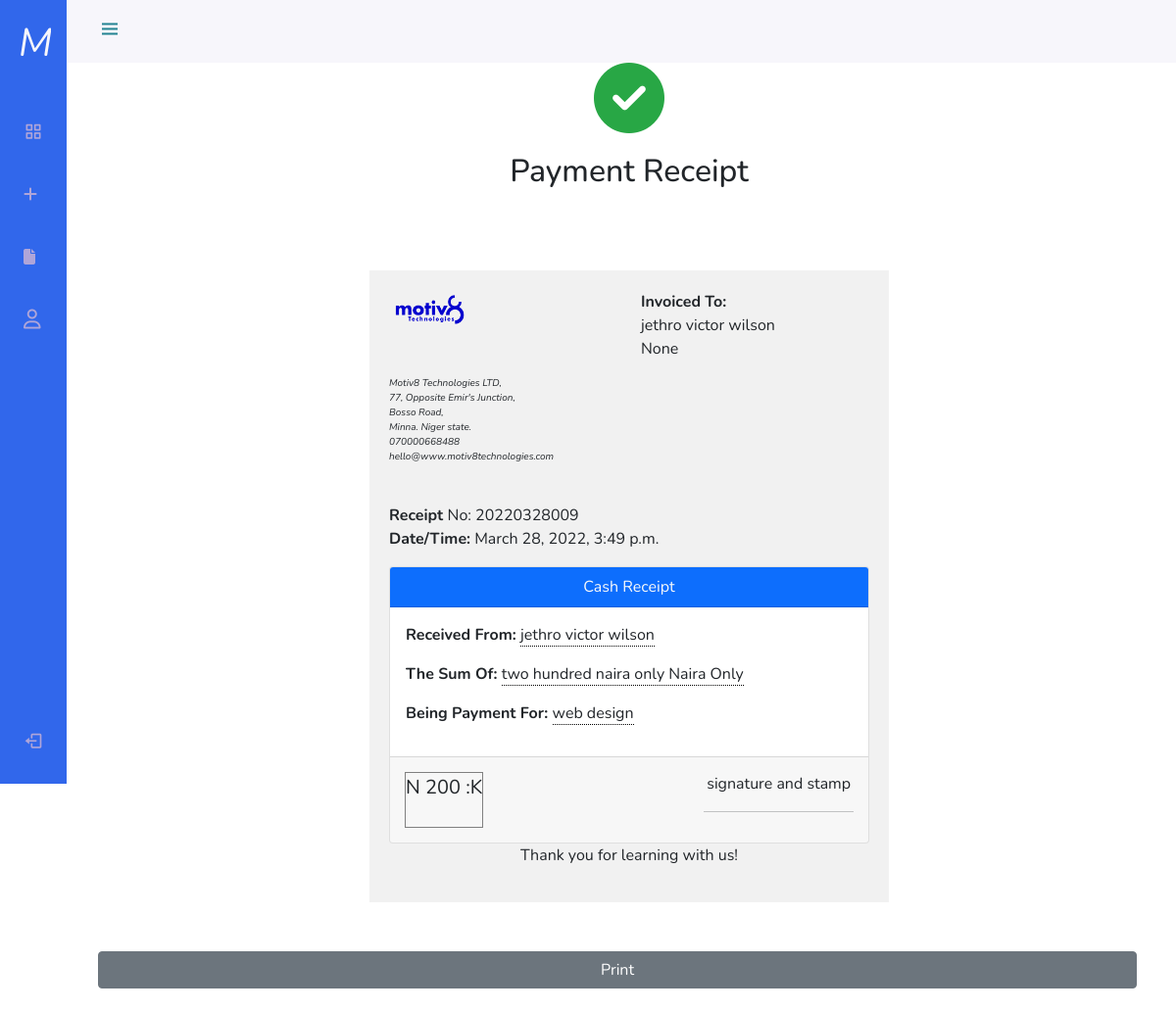
Screenshot of /receipt/receipt/9/20220328009/ with the database file from the repository.
### receipt/models.py (models this page shows, shortened)
class Receipt(models.Model):
    receipt_no = models.CharField(max_length=50, null=True, blank=True)
    received_from = models.CharField(max_length=255, blank=False, null=False)
    amount_in_words = models.CharField(max_length=500, blank=False, null=False)
    payment_for = models.CharField(max_length=255, blank=False, null=False)
    amount_in_figure = models.IntegerField()
    phone =models.CharField(max_length=11, null=True, blank=True)
    created_at = models.DateTimeField(auto_now_add=True)

### receipt/views.py (the view)
# urls.py: path('receipt/<int:id>/<str:receipt_no>/', single_receipt, name='single_receipt')
def single_receipt(request, id, receipt_no):
    single_receipt = get_object_or_404(Receipt, id = id, receipt_no = receipt_no)
    context = {
        'single_receipt': single_receipt
    }
    return render(request, 'receipt-view.html', context)

### templates/receipt-view.html (shortened to what this page needs)
{% extends 'base.html' %}
{% load static %}
{% load humanize %}
{% block content %}
<div class="container" style="margin-top: 50px;">
    <center><i class="fas fa-check-circle" style="font-size: 72px;margin-bottom: 20px;color: #28A745;"></i></center>
    <h2 class="text-center">Payment Receipt</h2>
	<br>
</div>
<div class="container col-md-8 col-lg-6" style="margin: 0 auto;padding: 20px;background: #f1f1f1;margin-top: 50px;margin-bottom: 50px;">
    <div class="row invoice row-printable">
        <div class="col-md-12">
            <div class="panel panel-default plain" id="dash_0">
                <div class="panel-body p30">
                    <div class="row">
                         <div class="col-sm-6">
                            <div class="invoice-logo"><img src="{% static '/images/motiv8-logo.png' %}" alt="Invoice logo" style="max-height: 40px;"></div>
                        </div>
                        <div class="col-sm-6">
                            <div class="invoice-from">
                                <ul class="list-unstyled text-right">
                                    <li><strong>Invoiced To:</strong></li>
                                    <li>{{single_receipt.received_from}}</li>
                                    <li>{{single_receipt.phone}}</li>
                                </ul>
                            </div>
                        </div>
                        <div class="col-lg-6">
                            <div class="address">
                                <ul class="list-unstyled text-left" style="font-size:10px; font-style:italic;">
                                    <li>Motiv8 Technologies LTD,</li>
                                    <li>77, Opposite Emir's Junction,</li>
                                    <li>Bosso Road,</li>
                                    <li>Minna. Niger state.</li>
                                    <li>070000668488</li>
                                    <li>hello@www.motiv8technologies.com</li>
                                </ul>
                            </div>
                        </div>
                        <div class="col-lg-12">
                            <br>
                            <div class="invoice-details mt25">
                                <div class="well">
                                    <ul class="list-unstyled mb0">
                                        <li><strong>Receipt </strong> No: {{single_receipt.receipt_no}}</li>
                                        <li><strong>Date/Time:</strong> {{single_receipt.created_at}}</li>
                                    </ul>
                                </div>
                            </div>
                            <div class="invoice-items">
                               <div class="card">
                                   <div class="card-header bg-primary text-light text-lg text-center">
                                       Cash Receipt
                                   </div>
                                   <div class="card-body">
                                       <p><strong>Received From: </strong><span style="width: 500px; border-bottom: 1px dotted black;">{{single_receipt.received_from}}</span></p>
                                       <p><strong>The Sum Of: </strong><span style="border-bottom: 1px dotted black;">{{single_receipt.amount_in_words}} Naira Only</span></p>
                                       <p><strong>Being Payment For: </strong><span style="border-bottom: 1px dotted black;">{{single_receipt.payment_for}}</span></p>
                                   </div>
                                   <div class="card-footer col-sm-12" style="display:flex; justify-content: space-between;padding: 15px;">
                                        <div class="col-sm-5" style="border:1px solid grey; font-size:20px; max-width:fit-content">
                                            N {{single_receipt.amount_in_figure|intcomma}}    :K
                                        </div>
                                        <div class="col-sm-4" style="max-width: 200px;">
                                            <div class="text text-center">
                                                signature and stamp
                                            </div>
                                            <hr>
                                        </div>
                                   </div>
                               </div>
                            </div>
                            <div class="invoice-footer mt25">
                                <p class="text-center">Thank you for learning with us!</p>
                            </div>
                        </div>
                    </div>
                </div>
            </div>
        </div>
    </div>
    </div>
    <div class="row col-md-12 text-center">
       <a class="btn btn-secondary" href="javascript:printDiv('div1')">Print</a>
    </div>
{% endblock %}

### templates/base.html (style rules this page uses)
:root { --header-height: 3rem; --nav-width: 68px; --first-color: #4723D9; --first-color-light: #AFA5D9; --white-color: #F7F6FB; --body-font: 'Nunito', sans-serif; --normal-font-size: 1rem; --z-fixed: 100 }
* { user-select:none; }
body { position: relative; margin: var(--header-height) 0 0 0; padding: 0 1rem; font-family: var(--body-font); font-size: var(--normal-font-size); transition: .5s }
a { text-decoration: none }
@media screen and (min-width: 768px) { body { margin: calc(var(--header-height) + 1rem) 0 0 0; padding-left: calc(var(--nav-width) + 2rem) } }

### rows the page displays
Receipt: received_from "jethro victor wilson", phone "None", receipt_no "20220328009", created_at "March 28, 2022, 3:49 p.m.", amount_in_words "two hundred naira only", payment_for "web design", amount_in_figure "200"
